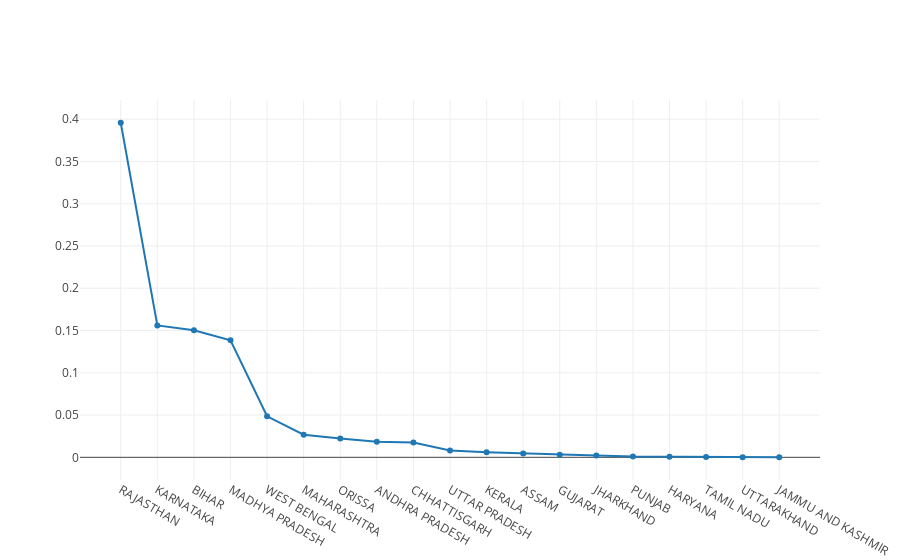

Notebook source saved alongside this figure:
### Code cell
iplot([Scatter(x=probabilities.keys(), y=probabilities)])

### Figure 1 — Plotly figure (JSON) as saved in the notebook; plotly's stock layout.template omitted (floating-point values rounded to 4 significant figures)
{"data": [{"type": "scatter", "uid": "f799d7b8-dc9e-11e8-9e52-10f00554a326", "x": ["RAJASTHAN", "KARNATAKA", "BIHAR", "MADHYA PRADESH", "WEST BENGAL", "MAHARASHTRA", "ORISSA", "ANDHRA PRADESH", "CHHATTISGARH", "UTTAR PRADESH", "KERALA", "ASSAM", "GUJARAT", "JHARKHAND", "PUNJAB", "HARYANA", "TAMIL NADU", "UTTARAKHAND", "JAMMU AND KASHMIR"], "y": [0.3957, 0.156, 0.1503, 0.1384, 0.04857, 0.02679, 0.02217, 0.01849, 0.01744, 0.008021, 0.005905, 0.004456, 0.003175, 0.002284, 0.001058, 0.0006684, 0.0002785, 0.0001114, 0.0001114]}], "layout": {}}
